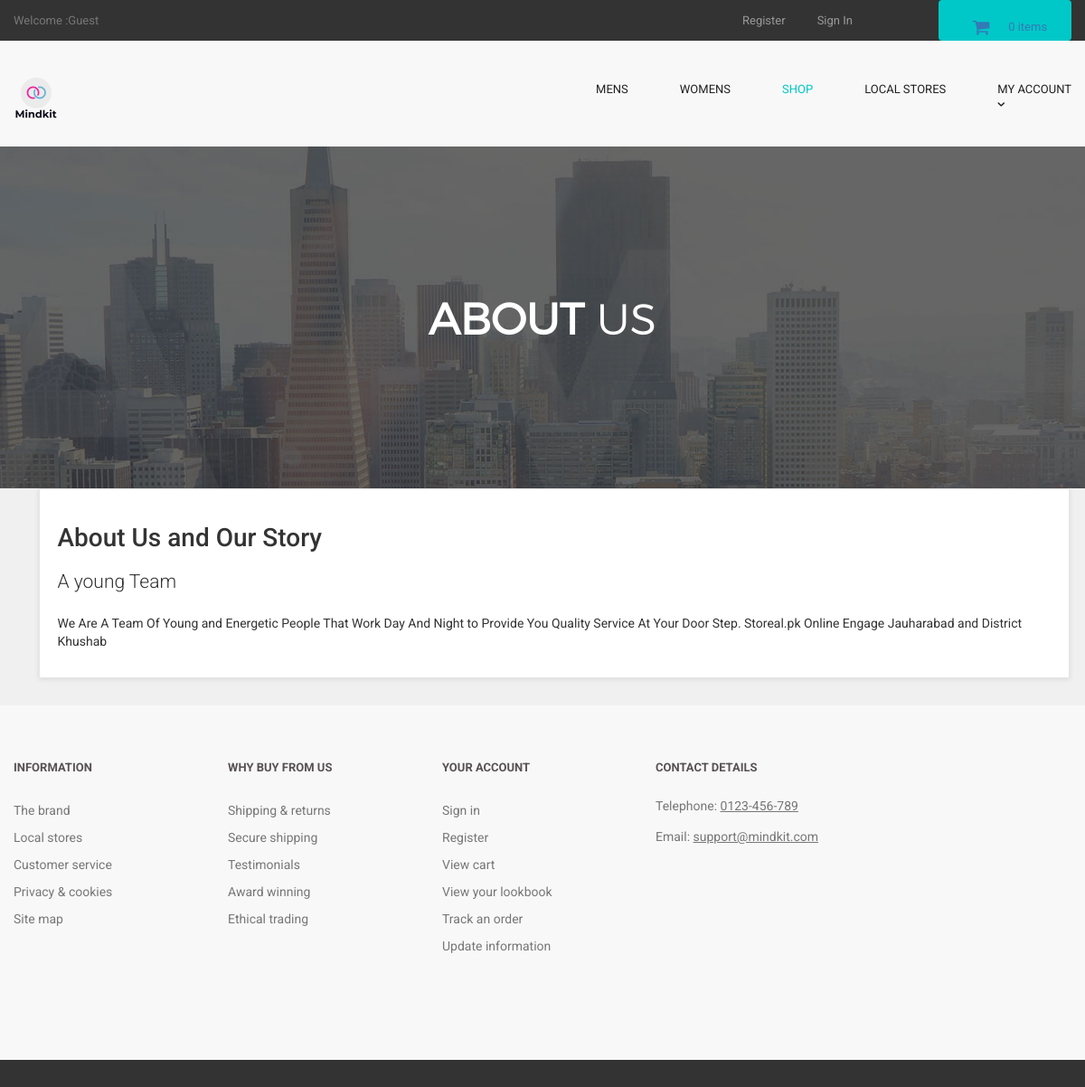
Page /about.php on the committed database.
### tables this page shows
CREATE TABLE `about_us` (
  `about_id` int(10) NOT NULL,
  `about_heading` text NOT NULL,
  `about_short_desc` text NOT NULL,
  `about_desc` text NOT NULL
);

### about.php (the view, shortened to what this page needs)
<?php
include("includes/db.php");
include("includes/header.php");
include("includes/main.php");
?>
  <main>
    <div class="nero">
      <div class="nero__heading">
        <span class="nero__bold">About</span> us
      </div>
    </div>
  </main>
<div id="content" >
<div class="container" >
<div class="col-md-12" >
<div class="box" >
<?php
$get_about_us = "select * from about_us";
$run_about_us = mysqli_query($con,$get_about_us);
$row_about_us = mysqli_fetch_array($run_about_us);
$about_heading = $row_about_us['about_heading'];
$about_short_desc = $row_about_us['about_short_desc'];
$about_desc = $row_about_us['about_desc'];
?>
<h1> <?php echo $about_heading; ?> </h1>
<p class="lead"> <?php echo $about_short_desc; ?> </p>
<p> <?php echo $about_desc; ?> </p>
</div>
</div>
</div>
</div>
<?php
include("includes/footer.php");
?>
</body>
</html>

### styles/backend.css (style rules this page uses)
html { font-family: "Roboto", Helvetica, Arial, sans-serif; line-height: 1.15; -ms-text-size-adjust: 100%; -webkit-text-size-adjust: 100% }
body { margin: 0 }
h1 { font-size: 2em; margin: .67em 0 }
figcaption, figure, main { display: block }
html { box-sizing: border-box }
body { min-width: 1190px; font-family: Montserrat, sans-serif; font-weight: 400; background-color: white; }
.container { width: 1170px; margin: 0 auto }
.nero { padding-top: 160px; padding-bottom: 140px; font-family: 'montserratlight', sans-serif; text-align: center; text-transform: uppercase; color: #FFF; background: #666 url("../images/banner-ave.jpg") no-repeat; background-size: cover; background-position: center; }
.nero__heading { font-size: 48px; }
.nero__bold { font-weight: 700; }

### styles/style.css (style rules this page uses)
body { font-family: "Roboto", Helvetica, Arial, sans-serif; font-size: 14px; line-height: 1.42857143; color: #333333; background-color: #f0f0f0; overflow-x: hidden; }
.box { background: #fff; margin: 0 0 30px; border: solid 1px #e6e6e6; box-sizing: border-box; padding:20px; box-shadow: 0 1px 5px rgba(0, 0, 0, 0.1); }
#content { padding-left:25px; }

### rows in the picture
about_us: about_heading "About Us and Our Story", about_short_desc "A young Team", about_desc "We Are A Team Of Young and Energetic People That Work Day And Night to Provide You Quality Service At Your Door Step. Storeal.pk Online Engage Jauharabad and District Khushab"

### other values in the picture
$count_items "0"
